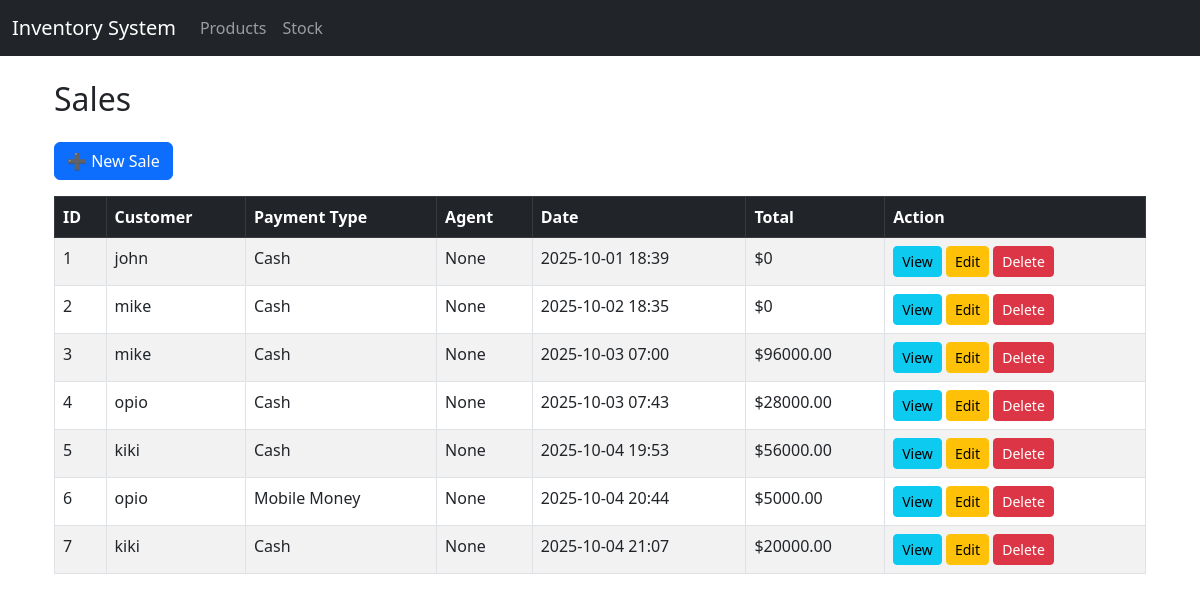
Before: /sales/ with the older database file.
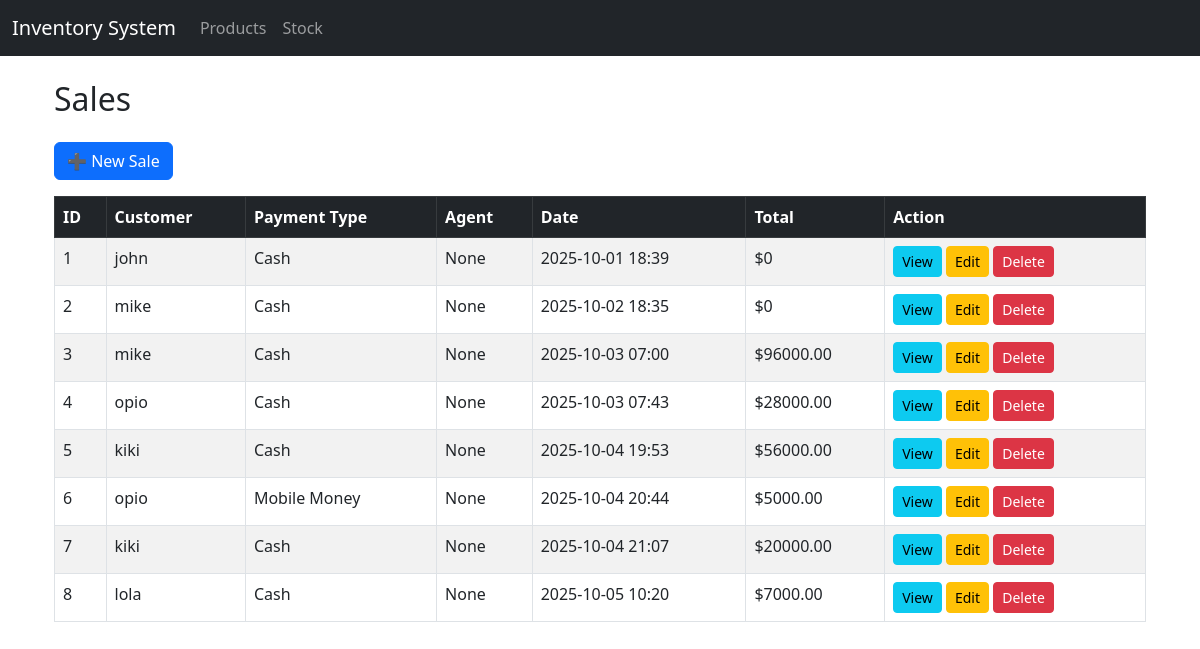
After: the same page with the newer database file.
### sales/models.py (models this page shows, shortened)
class Sale(models.Model):
    PAYMENT_TYPES = [
        ('cash', 'Cash'),
        ('credit', 'Credit'),
        ('mobile', 'Mobile Money'),
    ]
    customer_name = models.CharField(max_length=255)
    payment_type = models.CharField(max_length=20, choices=PAYMENT_TYPES)
    transport_required = models.BooleanField(default=False)
    sales_agent = models.ForeignKey(
        settings.AUTH_USER_MODEL, on_delete=models.SET_NULL, null=True, blank=True
    )
    created_at = models.DateTimeField(auto_now_add=True)
    def total_amount(self):
        return sum(item.total_price() for item in self.items.all())

class SaleItem(models.Model):
    sale = models.ForeignKey(Sale, on_delete=models.CASCADE, related_name="items")
    product = models.ForeignKey(Product, on_delete=models.CASCADE)
    quantity = models.PositiveIntegerField()
    unit_price = models.DecimalField(max_digits=10, decimal_places=2)
    def total_price(self):
        return self.quantity * self.unit_price

### sales/views.py (the view)
# urls.py: path("", views.SaleListView.as_view(), name="sale_list"),
class SaleListView(ListView):
    model = Sale
    template_name = "sale_list.html"
    context_object_name = "sales"

### sales/templates/sale_list.html
{% extends "base.html" %}
{% block content %}
<div class="container mt-4">
    <h2 class="mb-4">Sales</h2>
    <a href="{% url 'sales:sale_create' %}" class="btn btn-primary mb-3">➕ New Sale</a>
    {% if sales %}
        <table class="table table-striped table-bordered">
            <thead class="table-dark">
                <tr>
                    <th>ID</th>
                    <th>Customer</th>
                    <th>Payment Type</th>
                    <th>Agent</th>
                    <th>Date</th>
                    <th>Total</th>
                    <th>Action</th>
                </tr>
            </thead>
            <tbody>
                {% for sale in sales %}
                <tr>
                    <td>{{ sale.id }}</td>
                    <td>{{ sale.customer_name }}</td>
                    <td>{{ sale.get_payment_type_display }}</td>
                    <td>{{ sale.sales_agent }}</td>
                    <td>{{ sale.created_at|date:"Y-m-d H:i" }}</td>
                    <td>${{ sale.total_amount }}</td>
                    <td>
                        <a href="{% url 'sales:sale_detail' sale.id %}" class="btn btn-sm btn-info">View</a>
                        <a href="{% url 'sales:sale_edit' sale.id %}" class="btn btn-sm btn-warning">Edit</a>
                        <a href="{% url 'sales:sale_delete' sale.id %}" class="btn btn-sm btn-danger">Delete</a>
                    </td>
                </tr>
                {% endfor %}
            </tbody>
        </table>
    {% else %}
        <p>No sales recorded yet.</p>
    {% endif %}
</div>
{% endblock %}

Changed rows visible on the page:
added Sale: id "8", customer_name "lola", payment_type "Cash", sales_agent "None", created_at "2025-10-05 10:20", total_amount "7000.00"
